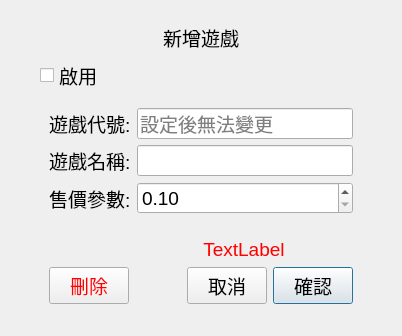
<?xml version="1.0" encoding="UTF-8"?>
<ui version="4.0">
 <class>DialogGameEdit</class>
 <widget class="QDialog" name="DialogGameEdit">
  <property name="geometry">
   <rect>
    <x>0</x>
    <y>0</y>
    <width>402</width>
    <height>336</height>
   </rect>
  </property>
  <property name="windowTitle">
   <string>Dialog</string>
  </property>
  <layout class="QGridLayout" name="gridLayout">
   <property name="leftMargin">
    <number>0</number>
   </property>
   <property name="topMargin">
    <number>0</number>
   </property>
   <property name="rightMargin">
    <number>0</number>
   </property>
   <property name="bottomMargin">
    <number>0</number>
   </property>
   <property name="spacing">
    <number>0</number>
   </property>
   <item row="0" column="0">
    <widget class="QWidget" name="wBg" native="true">
     <layout class="QGridLayout" name="gridLayout_2">
      <property name="leftMargin">
       <number>40</number>
      </property>
      <property name="topMargin">
       <number>20</number>
      </property>
      <property name="rightMargin">
       <number>40</number>
      </property>
      <property name="bottomMargin">
       <number>20</number>
      </property>
      <item row="3" column="0">
       <widget class="QWidget" name="widget" native="true">
        <layout class="QFormLayout" name="formLayout">
         <item row="1" column="0">
          <widget class="QLabel" name="label">
           <property name="font">
            <font>
             <pointsize>14</pointsize>
            </font>
           </property>
           <property name="text">
            <string>遊戲代號:</string>
           </property>
          </widget>
         </item>
         <item row="1" column="1">
          <widget class="QLineEdit" name="txId">
           <property name="font">
            <font>
             <pointsize>14</pointsize>
            </font>
           </property>
           <property name="placeholderText">
            <string>設定後無法變更</string>
           </property>
          </widget>
         </item>
         <item row="2" column="0">
          <widget class="QLabel" name="label_2">
           <property name="font">
            <font>
             <pointsize>14</pointsize>
            </font>
           </property>
           <property name="text">
            <string>遊戲名稱:</string>
           </property>
          </widget>
         </item>
         <item row="2" column="1">
          <widget class="QLineEdit" name="txName">
           <property name="font">
            <font>
             <pointsize>14</pointsize>
            </font>
           </property>
          </widget>
         </item>
         <item row="3" column="0">
          <widget class="QLabel" name="label_3">
           <property name="font">
            <font>
             <pointsize>14</pointsize>
            </font>
           </property>
           <property name="text">
            <string>售價參數:</string>
           </property>
          </widget>
         </item>
         <item row="3" column="1">
          <widget class="QDoubleSpinBox" name="dbGameRate">
           <property name="font">
            <font>
             <pointsize>14</pointsize>
            </font>
           </property>
           <property name="minimum">
            <double>0.100000000000000</double>
           </property>
           <property name="maximum">
            <double>1000.000000000000000</double>
           </property>
          </widget>
         </item>
        </layout>
       </widget>
      </item>
      <item row="0" column="0">
       <spacer name="verticalSpacer">
        <property name="orientation">
         <enum>Qt::Vertical</enum>
        </property>
        <property name="sizeHint" stdset="0">
         <size>
          <width>20</width>
          <height>40</height>
         </size>
        </property>
       </spacer>
      </item>
      <item row="4" column="0">
       <widget class="QWidget" name="widget_2" native="true">
        <layout class="QGridLayout" name="gridLayout_3">
         <item row="1" column="3">
          <widget class="QPushButton" name="btnOk">
           <property name="font">
            <font>
             <pointsize>14</pointsize>
            </font>
           </property>
           <property name="text">
            <string>確認</string>
           </property>
          </widget>
         </item>
         <item row="1" column="1">
          <spacer name="horizontalSpacer">
           <property name="orientation">
            <enum>Qt::Horizontal</enum>
           </property>
           <property name="sizeHint" stdset="0">
            <size>
             <width>56</width>
             <height>20</height>
            </size>
           </property>
          </spacer>
         </item>
         <item row="1" column="2">
          <widget class="QPushButton" name="btnCancel">
           <property name="font">
            <font>
             <pointsize>14</pointsize>
            </font>
           </property>
           <property name="text">
            <string>取消</string>
           </property>
          </widget>
         </item>
         <item row="0" column="1" colspan="3">
          <widget class="QLabel" name="lbMsg">
           <property name="font">
            <font>
             <pointsize>14</pointsize>
            </font>
           </property>
           <property name="styleSheet">
            <string notr="true">color: rgb(255, 0, 0);</string>
           </property>
           <property name="text">
            <string>TextLabel</string>
           </property>
           <property name="alignment">
            <set>Qt::AlignCenter</set>
           </property>
          </widget>
         </item>
         <item row="1" column="0">
          <widget class="QPushButton" name="btnDel">
           <property name="font">
            <font>
             <pointsize>14</pointsize>
            </font>
           </property>
           <property name="styleSheet">
            <string notr="true">color: rgb(255, 0, 0);</string>
           </property>
           <property name="text">
            <string>刪除</string>
           </property>
          </widget>
         </item>
        </layout>
       </widget>
      </item>
      <item row="5" column="0">
       <spacer name="verticalSpacer_2">
        <property name="orientation">
         <enum>Qt::Vertical</enum>
        </property>
        <property name="sizeHint" stdset="0">
         <size>
          <width>20</width>
          <height>40</height>
         </size>
        </property>
       </spacer>
      </item>
      <item row="1" column="0">
       <widget class="QLabel" name="lbTitle">
        <property name="font">
         <font>
          <pointsize>14</pointsize>
          <bold>false</bold>
         </font>
        </property>
        <property name="text">
         <string>新增遊戲</string>
        </property>
        <property name="alignment">
         <set>Qt::AlignCenter</set>
        </property>
       </widget>
      </item>
      <item row="2" column="0">
       <widget class="QCheckBox" name="cbEnable">
        <property name="font">
         <font>
          <pointsize>14</pointsize>
         </font>
        </property>
        <property name="text">
         <string>啟用</string>
        </property>
       </widget>
      </item>
     </layout>
    </widget>
   </item>
  </layout>
 </widget>
 <resources/>
 <connections/>
</ui>
